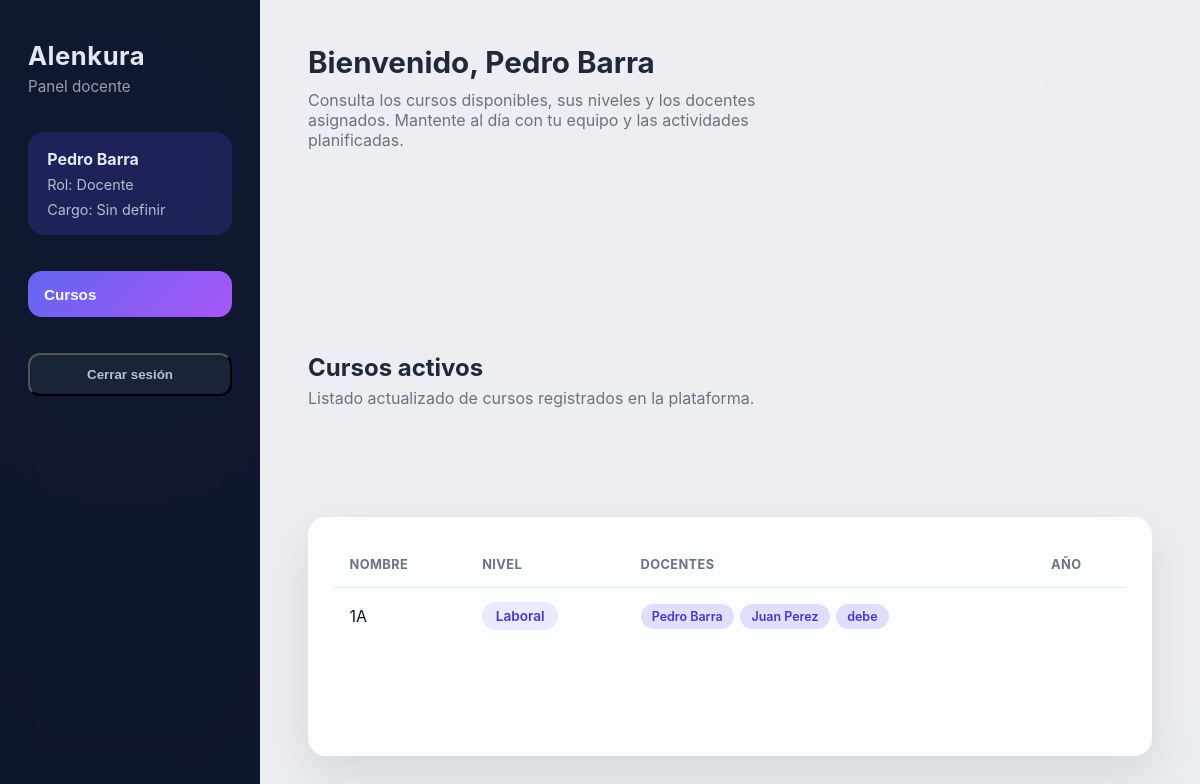
The page /docente/ (signed in) on the database its author committed.
### accounts/models.py (models this page shows, shortened)
class User(AbstractUser):
    class Roles(models.TextChoices):
        ADMIN = 'ADMIN', 'Administrador'
        DIRECTOR = 'DIRECTOR', 'Director'
        COORDINATOR = 'COORDINADOR', 'Coordinador'
        TEACHER = 'TEACHER', 'Docente'
        PROFESSIONAL = 'PROFESSIONAL', 'Profesional'
    role = models.CharField(max_length=20, choices=Roles.choices, default=Roles.TEACHER)
    profesion = models.CharField(max_length=150, blank=True)
    phone = models.IntegerField(max_length=20, blank=True)
    address = models.CharField(max_length=255, blank=True)
    birth_date = models.DateField(null=True, blank=True)

### core/models.py (models this page shows, shortened)
class DateTime(models.Model):
    created_at = models.DateTimeField(auto_now_add=True)
    updated_at = models.DateTimeField(auto_now=True)
    class Meta:
        abstract = True

class Course(DateTime):
    level = models.CharField(max_length=10, choices=Levels.choices, default=Levels.BASIC)
    name = models.ForeignKey(CourseName, on_delete=models.CASCADE)
    teachers = models.ManyToManyField('accounts.User', related_name='courses', blank=True)
    class Meta:
        ordering = ('name__name',)

class CourseName(DateTime):
    name = models.CharField(max_length=150, unique=True)
    level = models.CharField(max_length=10, choices=Levels.choices, default=Levels.BASIC)
    def __str__(self) -> str:
        return self.name

### accounts/views.py (the view)
# urls.py: path('docente/', views.teacher_dashboard, name='teacher_dashboard'),
@login_required
def teacher_dashboard(request):
    if request.user.role == User.Roles.ADMIN:
        return redirect('admin_dashboard')
    courses = Course.objects.prefetch_related('teachers').all()
    return render(
        request,
        'accounts/teacher_dashboard.html',
        {
            'user_role': request.user.get_role_display(),
            'courses': courses,
        },
    )

### templates/accounts/teacher_dashboard.html (shortened to what this page needs)
<!DOCTYPE html>
<html lang="es">
<head>
</head>
<body>
    <div class="layout">
        <aside class="sidebar">
            <div class="brand">
                <span>Alenkura</span>
                <small>Panel docente</small>
            </div>
            <div class="user-summary">
                <strong>{{ request.user.first_name|default:request.user.username }}</strong>
                <span>Rol: {{ user_role }}</span>
                <span>Cargo: {{ request.user.cargo|default:"Sin definir" }}</span>
            </div>
            <nav>
                <button type="button" class="nav-btn active">Cursos</button>
            </nav>
            <form action="{% url 'logout' %}" method="post" style="margin:0;">
                <button class="logout" type="submit">Cerrar sesión</button>
            </form>
        </aside>
        <main class="content">
            <header class="heading">
                <h1>Bienvenido, {{ request.user.first_name|default:request.user.username }}</h1>
                <p>Consulta los cursos disponibles, sus niveles y los docentes asignados. Mantente al día con tu equipo y las actividades planificadas.</p>
            </header>
            <section class="panel">
                <div>
                    <h2 style="margin:0;color:#1f2937;">Cursos activos</h2>
                    <p style="margin:0.35rem 0 0;color:#6b7280;">Listado actualizado de cursos registrados en la plataforma.</p>
                </div>
                <div class="table-wrapper">
                    <table>
                        <thead>
                            <tr>
                                <th>Nombre</th>
                                <th>Nivel</th>
                                <th>Docentes</th>
                                <th>Año</th>
                            </tr>
                        </thead>
                        <tbody>
                            {% for course in courses %}
                                <tr>
                                    <td>{{ course.name }}</td>
                                    <td><span class="badge">{{ course.get_level_display }}</span></td>
                                    <td>
                                        {% with teachers=course.teachers.all %}
                                            {% if teachers %}
                                                <div class="chip-list">
                                                    {% for teacher in teachers %}
                                                        <span class="chip">{{ teacher.first_name|default:teacher.username }}</span>
                                                    {% endfor %}
                                                </div>
                                            {% else %}
                                                <span style="color:#6b7280;">Sin asignar</span>
                                            {% endif %}
                                        {% endwith %}
                                    </td>
                                    <td>{{ course.year }}</td>
                                </tr>
                            {% empty %}
                                <tr>
                                    <td colspan="4" style="text-align:center;color:#6b7280;">Aún no hay cursos registrados.</td>
                                </tr>
                            {% endfor %}
                        </tbody>
                    </table>
                </div>
            </section>
        </main>
    </div>
</body>
</html>

### templates/accounts/teacher_dashboard.html (style rules this page uses)
:root { color-scheme: light; }
* { box-sizing: border-box; }
body { margin: 0; font-family: "Inter", system-ui, -apple-system, BlinkMacSystemFont, "Segoe UI", sans-serif; background: linear-gradient(135deg, #0f172a, #111827); min-height: 100vh; display: flex; color: #0f172a; }
body::before { content: ""; position: fixed; inset: 0; background: radial-gradient(circle at 10% 20%, rgba(79, 70, 229, 0.32), transparent 60%), radial-gradient(circle at 85% 10%, rgba(236, 72, 153, 0.28), transparent 55%); pointer-events: none; }
.layout { position: relative; z-index: 1; flex: 1; display: grid; grid-template-columns: 260px 1fr; min-height: 100vh; }
.sidebar { background: rgba(15, 23, 42, 0.85); backdrop-filter: blur(18px); padding: 2.5rem 1.75rem; display: flex; flex-direction: column; gap: 2.25rem; color: #e2e8f0; }
.brand { display: grid; gap: 0.35rem; }
.brand span { font-size: 1.6rem; font-weight: 700; letter-spacing: 0.02em; }
.brand small { font-size: 0.95rem; color: rgba(226, 232, 240, 0.65); }
.user-summary { background: rgba(79, 70, 229, 0.22); border-radius: 16px; padding: 1.1rem 1.2rem; display: grid; gap: 0.45rem; }
.user-summary strong { font-size: 1rem; }
.user-summary span { color: rgba(226, 232, 240, 0.78); font-size: 0.9rem; }
nav { display: grid; gap: 0.75rem; }
.nav-btn { border: none; border-radius: 14px; padding: 0.9rem 1rem; font-size: 0.95rem; font-weight: 600; color: rgba(226, 232, 240, 0.85); background: rgba(99, 102, 241, 0.18); text-align: left; cursor: pointer; transition: transform 0.12s ease, background 0.12s ease, color 0.12s ease; }
.nav-btn.active { background: linear-gradient(135deg, #6366f1, #a855f7); color: #f8fafc; }
.logout { display: block; width: 100%; margin-top: auto; border-radius: 12px; padding: 0.75rem 1rem; text-decoration: none; text-align: center; font-weight: 600; color: rgba(226, 232, 240, 0.8); background: rgba(30, 41, 59, 0.75); transition: background 0.12s ease, color 0.12s ease, transform 0.12s ease; }
.content { position: relative; padding: 2.75rem clamp(2rem, 4vw, 4rem); background: rgba(248, 250, 252, 0.95); backdrop-filter: blur(22px); display: grid; gap: 2rem; }
.heading h1 { margin: 0; font-size: clamp(1.85rem, 2.4vw, 2.4rem); color: #1f2937; }
.heading p { margin: 0.6rem 0 0; color: #6b7280; max-width: 520px; }
.panel { animation: fade-in 0.35s ease; display: grid; gap: 1.5rem; }
.table-wrapper { background: rgba(255, 255, 255, 0.88); border-radius: 18px; padding: 1.6rem; box-shadow: 0 18px 45px rgba(15, 23, 42, 0.1); overflow: auto; }
table { width: 100%; border-collapse: collapse; min-width: 560px; }
th, td { padding: 0.9rem 1rem; text-align: left; }
th { font-size: 0.8rem; text-transform: uppercase; letter-spacing: 0.03em; color: #6b7280; }
tbody tr { border-top: 1px solid rgba(226, 232, 240, 0.9); transition: background 0.2s ease; }
.badge { display: inline-flex; align-items: center; padding: 0.38rem 0.85rem; border-radius: 999px; font-weight: 600; font-size: 0.85rem; color: #4338ca; background: rgba(99, 102, 241, 0.12); }
.chip-list { display: flex; flex-wrap: wrap; gap: 0.4rem; }
.chip { display: inline-flex; align-items: center; padding: 0.32rem 0.7rem; border-radius: 999px; font-weight: 600; font-size: 0.78rem; background: rgba(79, 70, 229, 0.16); color: #4338ca; }

### rows shown on the page
User: user.first_name "Pedro Barra", first_name "Pedro Barra"
Course: name "1A", level "Laboral"
User: first_name "Juan Perez"
User: first_name "debe"

### other values the page prints
{{ user_role }} "Docente"
{{ request.user.cargo|default:"Sin definir" }} "Sin definir"
